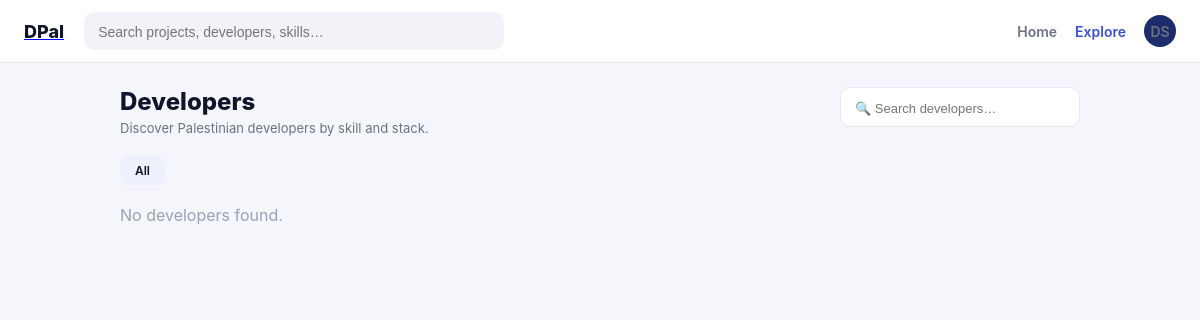
The page /developers (signed in) on the database as committed earlier.
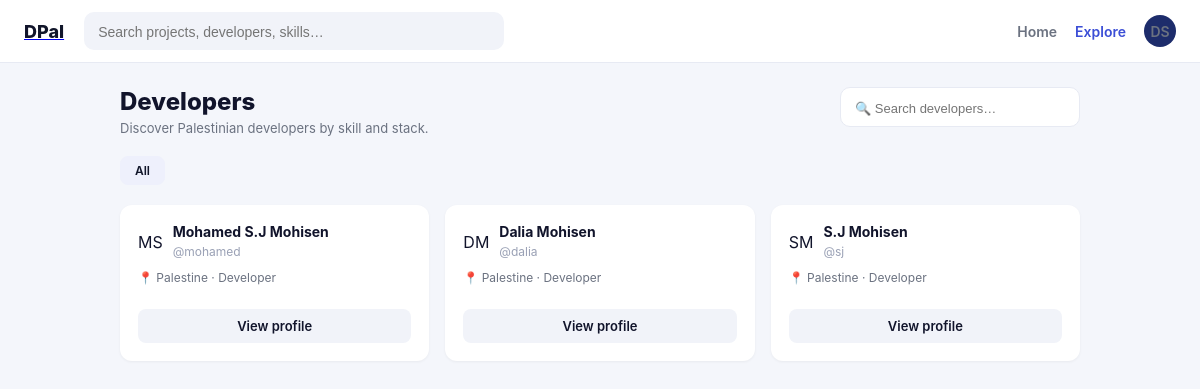
The same page on the database as committed later.
### users_app/models.py (models this page shows, shortened)
class User(models.Model):
    full_name   = models.CharField(max_length=255)
    handle      = models.CharField(max_length=50, unique=True, blank=True)
    email       = models.EmailField(max_length=255, unique=True)
    password    = models.CharField(max_length=255, blank=True, default='')
    bio         = models.TextField(blank=True, default='')
    role_title  = models.CharField(max_length=120, blank=True, default='')
    github_url  = models.CharField(max_length=255, blank=True, default='')
    location    = models.CharField(max_length=120, blank=True, default='')
    avatar      = models.ImageField(upload_to='avatars/', blank=True, null=True)
    github_id   = models.CharField(max_length=50, blank=True, null=True, unique=True)
    created_at  = models.DateTimeField(auto_now_add=True)
    updated_at  = models.DateTimeField(auto_now=True)
    objects     = UserManager()
    @property
    def initials(self):
        parts = self.full_name.split(' ')
        if len(parts) >= 2:
            return (parts[0][0] + parts[1][0]).upper()
        return self.full_name[:2].upper()

### users_app/views.py (the view)
# urls.py: path('developers', views.developers, name='developers'),
def developers(request):
    check = auth_required(request)
    if check: return check
    logged_user = User.objects.get(id=request.session['user_id'])
    search = request.GET.get('q', '')
    skill_filter = request.GET.get('skill', '')
    all_devs = User.objects.exclude(id=logged_user.id).prefetch_related('skills__skill')
    if search:
        all_devs = all_devs.filter(
            Q(full_name__icontains=search) | Q(handle__icontains=search)
        )
    if skill_filter:
        all_devs = all_devs.filter(skills__skill__name=skill_filter).distinct()
    all_skills = Skill.objects.all().order_by('name')
    devs_with_color = [(d, avatar_color(d.id)) for d in all_devs]
    context = {
        'logged_user': logged_user,
        'devs_with_color': devs_with_color,
        'all_skills': all_skills,
        'search': search,
        'skill_filter': skill_filter,
    }
    return render(request, 'developers.html', context)

### users_app/views.py (called while the page is built)
def avatar_color(user_id):
    return AVATAR_COLORS[user_id % len(AVATAR_COLORS)]

def auth_required(request):
    if not request.session.get('user_id'):
        return redirect('/')
    return None

### users_app/templates/developers.html (shortened to what this page needs)
{% load static %}
<!DOCTYPE html>
<html lang="en">
<head>
        <link rel="stylesheet" href="{% static 'css/developers.css' %}">
</head>
<body>
    <nav>
        <a href="/dashboard" class="logo"><span class="dev">D</span><span class="pel">Pal</span></a>
        <form class="search" action="/dashboard" method="GET"><input type="text" name="q"
                placeholder="Search projects, developers, skills…"></form>
        <div class="navlinks">
            <a href="/dashboard">Home</a>
            <a href="/developers" style="color:#3b4ed6;">Explore</a>
            <a href="/profile/{{ logged_user.id }}" class="avatar-nav">{{ logged_user.initials }}</a>
        </div>
    </nav>
    <div class="container">
        <div class="pagehead">
            <div>
                <h1>Developers</h1>
                <p>Discover Palestinian developers by skill and stack.</p>
            </div>
            <form class="pagesearch" action="/developers" method="GET">
                <input type="text" name="q" placeholder="🔍 Search developers…" value="{{ search }}">
            </form>
        </div>
        <div class="skillrow">
            <a href="/developers?q={{ search }}" class="{% if not skill_filter %}active{% endif %}">All</a>
        </div>
        <div class="grid">
            {% for dev, color in devs_with_color %}
            <div class="devcard">
                <div class="devtop">
                    <div class="avatar-big" style="--avatar-color: {{ avatar_color }};">
                        {{ dev.initials }}</div>
                    <div>
                        <b>{{ dev.full_name }}</b>
                        <span>@{{ dev.handle }}</span>
                    </div>
                </div>
                <div class="devmeta">📍 {{ dev.location|default:"Palestine" }} · {{ dev.role_title|default:"Developer"}}</div>
                <a href="/profile/{{ dev.id }}" class="viewbtn">View profile</a>
            </div>
            {% empty %}
            <p style="color:#9aa1b5;">No developers found.</p>
            {% endfor %}
        </div>
    </div>
</body>
</html>

Rows that differ between the two databases and show on the page:
added User: initials "MS", full_name "Mohamed S.J Mohisen", handle "mohamed", location "Palestine", role_title "Developer"
added User: initials "DM", full_name "Dalia Mohisen", handle "dalia", location "Palestine", role_title "Developer"
added User: initials "SM", full_name "S.J Mohisen", handle "sj", location "Palestine", role_title "Developer"
Other text that changed with them:
text no longer shown: "No developers found."
